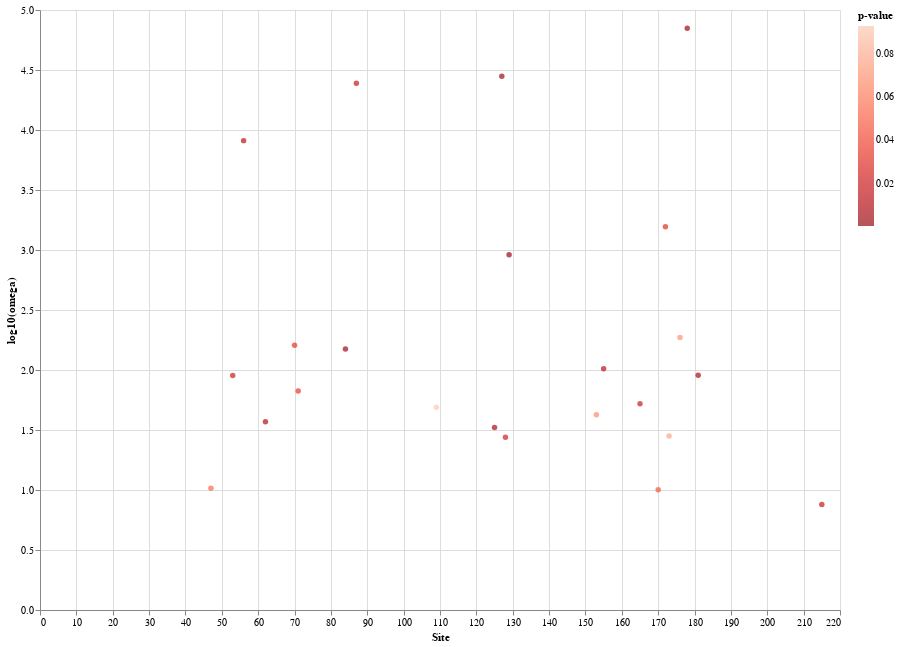

Notebook code for this chart:
### Code cell
source = df_results

points = alt.Chart(source).mark_circle().encode(
    x='Site',
    y=alt.Y('log10(omega)'), 
    color=alt.Color('p-value', scale=alt.Scale(scheme='reds', reverse=True))
).properties(
    width=800,
    height=600)

line = alt.Chart(source).mark_line(
    color='black',
    size=2
).transform_window(
    rolling_mean='mean(log10(omega))',
    frame=[-20, 20]
).encode(
    x='Site:Q',
    y='rolling_mean:Q'
).properties(
    width=800,
    height=600)

points

### Figure 1 — Vega-Lite specification as saved in the notebook (floating-point values rounded to 4 significant figures)
{"config": {"view": {"continuousWidth": 400, "continuousHeight": 300}}, "data": {"name": "data-e7a1bd3e4137c760c07a2139fa123ce9"}, "mark": "circle", "encoding": {"color": {"type": "quantitative", "field": "p-value", "scale": {"reverse": true, "scheme": "reds"}}, "x": {"type": "quantitative", "field": "Site"}, "y": {"type": "quantitative", "field": "log10(omega)"}}, "height": 600, "width": 800, "$schema": "https://vega.github.io/schema/vega-lite/v4.8.1.json", "datasets": {"data-e7a1bd3e4137c760c07a2139fa123ce9": [{"alpha;": 0.0, "&beta;<sup>-</sup>": 0.0, "p<sup>-</sup>": 0.933, "&beta;<sup>+</sup>": 64.82, "p<sup>+</sup>": 0.06702, "LRT": 6.629, "p-value": 0.01634, "# branches under selection": 0.0, "Total branch length": 0.0, "MEME LogL": -11.91, "FEL LogL": -10.16, "omega": null, "Site": 30, "log10(omega)": null}, {"alpha;": 0.503, "&beta;<sup>-</sup>": 0.0425, "p<sup>-</sup>": 1e-08, "&beta;<sup>+</sup>": 5.191, "p<sup>+</sup>": 1.0, "LRT": 4.313, "p-value": 0.05378, "# branches under selection": 0.0, "Total branch length": 0.0, "MEME LogL": -26.2, "FEL LogL": -26.2, "omega": 10.32, "Site": 47, "log10(omega)": 1.014}, {"alpha;": 0.5133, "&beta;<sup>-</sup>": 0.09535, "p<sup>-</sup>": 0.9361, "&beta;<sup>+</sup>": 46.28, "p<sup>+</sup>": 0.06385, "LRT": 6.286, "p-value": 0.01948, "# branches under selection": 1.0, "Total branch length": 0.0, "MEME LogL": -39.72, "FEL LogL": -36.19, "omega": 90.17, "Site": 53, "log10(omega)": 1.955}, {"alpha;": 0.0, "&beta;<sup>-</sup>": 0.0, "p<sup>-</sup>": 0.9052, "&beta;<sup>+</sup>": 25.67, "p<sup>+</sup>": 0.09477, "LRT": 7.722, "p-value": 0.009355, "# branches under selection": 0.0, "Total branch length": 0.0, "MEME LogL": -29.72, "FEL LogL": -26.57, "omega": null, "Site": 54, "log10(omega)": null}, {"alpha;": 1.226, "&beta;<sup>-</sup>": 0.06227, "p<sup>-</sup>": 0.9622, "&beta;<sup>+</sup>": 10000.0, "p<sup>+</sup>": 0.03785, "LRT": 7.239, "p-value": 0.01196, "# branches under selection": 0.0, "Total branch length": 0.0, "MEME LogL": -37.81, "FEL LogL": -33.32, "omega": 8155.0, "Site": 56, "log10(omega)": 3.911}, {"alpha;": 0.0, "&beta;<sup>-</sup>": 0.0, "p<sup>-</sup>": 0.8987, "&beta;<sup>+</sup>": 72.46, "p<sup>+</sup>": 0.1013, "LRT": 7.093, "p-value": 0.01289, "# branches under selection": 0.0, "Total branch length": 0.0, "MEME LogL": -18.3, "FEL LogL": -16.3, "omega": null, "Site": 60, "log10(omega)": null}, {"alpha;": 0.733, "&beta;<sup>-</sup>": 0.0, "p<sup>-</sup>": 0.8956, "&beta;<sup>+</sup>": 27.18, "p<sup>+</sup>": 0.1044, "LRT": 7.739, "p-value": 0.009272, "# branches under selection": 0.0, "Total branch length": 0.0, "MEME LogL": -38.7, "FEL LogL": -34.98, "omega": 37.09, "Site": 62, "log10(omega)": 1.569}, {"alpha;": 0.0, "&beta;<sup>-</sup>": 0.0, "p<sup>-</sup>": 0.8753, "&beta;<sup>+</sup>": 63.85, "p<sup>+</sup>": 0.1247, "LRT": 5.053, "p-value": 0.03669, "# branches under selection": 0.0, "Total branch length": 0.0, "MEME LogL": -22.55, "FEL LogL": -21.02, "omega": null, "Site": 63, "log10(omega)": null}, {"alpha;": 0.0, "&beta;<sup>-</sup>": 0.0, "p<sup>-</sup>": 0.9367, "&beta;<sup>+</sup>": 92.92, "p<sup>+</sup>": 0.06326, "LRT": 17.73, "p-value": 5.939e-05, "# branches under selection": 0.0, "Total branch length": 0.0, "MEME LogL": -37.29, "FEL LogL": -28.67, "omega": null, "Site": 64, "log10(omega)": null}, {"alpha;": 0.9967, "&beta;<sup>-</sup>": 0.9967, "p<sup>-</sup>": 0.9671, "&beta;<sup>+</sup>": 160.2, "p<sup>+</sup>": 0.03287, "LRT": 5.266, "p-value": 0.03287, "# branches under selection": 0.0, "Total branch length": 0.0, "MEME LogL": -52.05, "FEL LogL": -49.93, "omega": 160.8, "Site": 70, "log10(omega)": 2.206}, {"alpha;": 2.079, "&beta;<sup>-</sup>": 0.0, "p<sup>-</sup>": 0.9197, "&beta;<sup>+</sup>": 138.9, "p<sup>+</sup>": 0.08033, "LRT": 5.236, "p-value": 0.03338, "# branches under selection": 0.0, "Total branch length": 0.0, "MEME LogL": -50.48, "FEL LogL": -46.9, "omega": 66.8, "Site": 71, "log10(omega)": 1.825}, {"alpha;": 0.6622, "&beta;<sup>-</sup>": 0.0, "p<sup>-</sup>": 0.9198, "&beta;<sup>+</sup>": 99.19, "p<sup>+</sup>": 0.08025, "LRT": 9.811, "p-value": 0.003235, "# branches under selection": 2.0, "Total branch length": 0.0, "MEME LogL": -45.38, "FEL LogL": -40.36, "omega": 149.8, "Site": 84, "log10(omega)": 2.175}, {"alpha;": 0.189, "&beta;<sup>-</sup>": 0.1005, "p<sup>-</sup>": 0.9526, "&beta;<sup>+</sup>": 4627.0, "p<sup>+</sup>": 0.0474, "LRT": 6.415, "p-value": 0.01823, "# branches under selection": 0.0, "Total branch length": 0.0, "MEME LogL": -24.07, "FEL LogL": -20.87, "omega": 24480.0, "Site": 87, "log10(omega)": 4.389}, {"alpha;": 0.5135, "&beta;<sup>-</sup>": 0.0, "p<sup>-</sup>": 0.8706, "&beta;<sup>+</sup>": 25.17, "p<sup>+</sup>": 0.1294, "LRT": 3.262, "p-value": 0.09303, "# branches under selection": 1.0, "Total branch length": 0.0, "MEME LogL": -36.19, "FEL LogL": -34.17, "omega": 49.02, "Site": 109, "log10(omega)": 1.69}, {"alpha;": 1.045, "&beta;<sup>-</sup>": 0.0, "p<sup>-</sup>": 0.8323, "&beta;<sup>+</sup>": 34.65, "p<sup>+</sup>": 0.1677, "LRT": 8.179, "p-value": 0.007412, "# branches under selection": 0.0, "Total branch length": 0.0, "MEME LogL": -37.24, "FEL LogL": -33.03, "omega": 33.16, "Site": 125, "log10(omega)": 1.521}, {"alpha;": 0.2128, "&beta;<sup>-</sup>": 0.1186, "p<sup>-</sup>": 0.9577, "&beta;<sup>+</sup>": 5974.0, "p<sup>+</sup>": 0.04228, "LRT": 10.17, "p-value": 0.002695, "# branches under selection": 1.0, "Total branch length": 0.0, "MEME LogL": -34.06, "FEL LogL": -28.98, "omega": 28070.0, "Site": 127, "log10(omega)": 4.448}, {"alpha;": 0.9353, "&beta;<sup>-</sup>": 0.407, "p<sup>-</sup>": 0.8976, "&beta;<sup>+</sup>": 25.79, "p<sup>+</sup>": 0.1024, "LRT": 6.064, "p-value": 0.02182, "# branches under selection": 1.0, "Total branch length": 0.0, "MEME LogL": -51.89, "FEL LogL": -47.31, "omega": 27.57, "Site": 128, "log10(omega)": 1.44}, {"alpha;": 0.07077, "&beta;<sup>-</sup>": 0.05361, "p<sup>-</sup>": 0.8637, "&beta;<sup>+</sup>": 64.61, "p<sup>+</sup>": 0.1363, "LRT": 14.18, "p-value": 0.0003561, "# branches under selection": 2.0, "Total branch length": 0.0, "MEME LogL": -54.59, "FEL LogL": -47.55, "omega": 913.0, "Site": 129, "log10(omega)": 2.96}, {"alpha;": 0.5302, "&beta;<sup>-</sup>": 0.0, "p<sup>-</sup>": 0.9746, "&beta;<sup>+</sup>": 22.48, "p<sup>+</sup>": 0.02542, "LRT": 3.911, "p-value": 0.06626, "# branches under selection": 0.0, "Total branch length": 0.0, "MEME LogL": -20.07, "FEL LogL": -17.91, "omega": 42.41, "Site": 153, "log10(omega)": 1.627}, {"alpha;": 0.8926, "&beta;<sup>-</sup>": 0.0, "p<sup>-</sup>": 0.9082, "&beta;<sup>+</sup>": 91.61, "p<sup>+</sup>": 0.09177, "LRT": 7.461, "p-value": 0.01068, "# branches under selection": 1.0, "Total branch length": 0.0, "MEME LogL": -37.76, "FEL LogL": -32.87, "omega": 102.6, "Site": 155, "log10(omega)": 2.011}, {"alpha;": 0.0, "&beta;<sup>-</sup>": 0.0, "p<sup>-</sup>": 0.9088, "&beta;<sup>+</sup>": 180.2, "p<sup>+</sup>": 0.0912, "LRT": 8.492, "p-value": 0.006321, "# branches under selection": 0.0, "Total branch length": 0.0, "MEME LogL": -37.77, "FEL LogL": -33.57, "omega": null, "Site": 160, "log10(omega)": null}, {"alpha;": 0.658, "&beta;<sup>-</sup>": 0.0, "p<sup>-</sup>": 0.8825, "&beta;<sup>+</sup>": 34.37, "p<sup>+</sup>": 0.1175, "LRT": 6.313, "p-value": 0.0192, "# branches under selection": 0.0, "Total branch length": 0.0, "MEME LogL": -39.28, "FEL LogL": -36.15, "omega": 52.23, "Site": 165, "log10(omega)": 1.718}, {"alpha;": 1.698, "&beta;<sup>-</sup>": 0.0, "p<sup>-</sup>": 0.8031, "&beta;<sup>+</sup>": 17.04, "p<sup>+</sup>": 0.1969, "LRT": 4.627, "p-value": 0.04571, "# branches under selection": 0.0, "Total branch length": 0.0, "MEME LogL": -51.66, "FEL LogL": -48.91, "omega": 10.04, "Site": 170, "log10(omega)": 1.002}, {"alpha;": 0.0, "&beta;<sup>-</sup>": 0.0, "p<sup>-</sup>": 0.8513, "&beta;<sup>+</sup>": 85.38, "p<sup>+</sup>": 0.1487, "LRT": 13.65, "p-value": 0.0004637, "# branches under selection": 1.0, "Total branch length": 0.0, "MEME LogL": -60.96, "FEL LogL": -54.26, "omega": null, "Site": 171, "log10(omega)": null}, {"alpha;": 1.555, "&beta;<sup>-</sup>": 0.4978, "p<sup>-</sup>": 0.9679, "&beta;<sup>+</sup>": 2430.0, "p<sup>+</sup>": 0.03213, "LRT": 5.464, "p-value": 0.02969, "# branches under selection": 0.0, "Total branch length": 0.0, "MEME LogL": -47.28, "FEL LogL": -44.07, "omega": 1562.0, "Site": 172, "log10(omega)": 3.194}, {"alpha;": 0.4614, "&beta;<sup>-</sup>": 0.277, "p<sup>-</sup>": 0.8055, "&beta;<sup>+</sup>": 13.01, "p<sup>+</sup>": 0.1945, "LRT": 3.612, "p-value": 0.07747, "# branches under selection": 0.0, "Total branch length": 0.0, "MEME LogL": -47.65, "FEL LogL": -46.84, "omega": 28.2, "Site": 173, "log10(omega)": 1.45}, {"alpha;": 0.4175, "&beta;<sup>-</sup>": 0.1221, "p<sup>-</sup>": 0.961, "&beta;<sup>+</sup>": 77.78, "p<sup>+</sup>": 0.03903, "LRT": 3.811, "p-value": 0.06983, "# branches under selection": 1.0, "Total branch length": 0.0, "MEME LogL": -24.87, "FEL LogL": -23.09, "omega": 186.3, "Site": 176, "log10(omega)": 2.27}, {"alpha;": 0.126, "&beta;<sup>-</sup>": 0.126, "p<sup>-</sup>": 0.9538, "&beta;<sup>+</sup>": 8874.0, "p<sup>+</sup>": 0.04617, "LRT": 10.56, "p-value": 0.002209, "# branches under selection": 0.0, "Total branch length": 0.0, "MEME LogL": -35.44, "FEL LogL": -30.18, "omega": 70420.0, "Site": 178, "log10(omega)": 4.848}, {"alpha;": 0.9523, "&beta;<sup>-</sup>": 0.8321, "p<sup>-</sup>": 0.9176, "&beta;<sup>+</sup>": 85.93, "p<sup>+</sup>": 0.08245, "LRT": 8.949, "p-value": 0.005011, "# branches under selection": 1.0, "Total branch length": 0.0, "MEME LogL": -80.57, "FEL LogL": -76.1, "omega": 90.23, "Site": 181, "log10(omega)": 1.955}, {"alpha;": 0.0, "&beta;<sup>-</sup>": 0.0, "p<sup>-</sup>": 0.8047, "&beta;<sup>+</sup>": 20.36, "p<sup>+</sup>": 0.1953, "LRT": 15.2, "p-value": 0.0002128, "# branches under selection": 9.0, "Total branch length": 0.0, "MEME LogL": -120.5, "FEL LogL": -110.2, "omega": null, "Site": 182, "log10(omega)": null}, {"alpha;": 0.0, "&beta;<sup>-</sup>": 0.0, "p<sup>-</sup>": 1e-08, "&beta;<sup>+</sup>": 0.2026, "p<sup>+</sup>": 1.0, "LRT": 3.448, "p-value": 0.08441, "# branches under selection": 2.0, "Total branch length": 0.0, "MEME LogL": -27.25, "FEL LogL": -27.25, "omega": null, "Site": 203, "log10(omega)": null}, {"alpha;": 0.1285, "&beta;<sup>-</sup>": 0.0, "p<sup>-</sup>": 0.01, "&beta;<sup>+</sup>": 0.9741, "p<sup>+</sup>": 0.99, "LRT": 6.438, "p-value": 0.01801, "# branches under selection": 5.0, "Total branch length": 0.0, "MEME LogL": -87.49, "FEL LogL": -87.49, "omega": 7.579, "Site": 215, "log10(omega)": 0.8796}, {"alpha;": 0.0, "&beta;<sup>-</sup>": 0.0, "p<sup>-</sup>": 1e-08, "&beta;<sup>+</sup>": 0.3424, "p<sup>+</sup>": 1.0, "LRT": 3.862, "p-value": 0.06798, "# branches under selection": 5.0, "Total branch length": 0.0, "MEME LogL": -37.59, "FEL LogL": -37.59, "omega": null, "Site": 219, "log10(omega)": null}]}}
